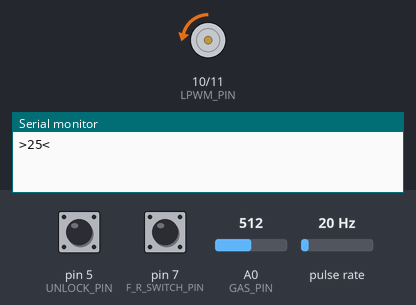
Recording of a program running on a simulated Arduino Uno, built with avr-gcc and run on an emulated ATmega328P. On the bench: motor-driver pin pairs drawn as motors (green arrow = first pin HIGH = forward, orange = second pin HIGH = backward, longer = more drive), the last lines printed to the serial monitor. Wiring (inferred from the names in the program): pulse sensor: data pin 2. The inputs (shaded band) are chosen by the test bench; at power-on: A0 (GAS_PIN) = 512, pin 5 (UNLOCK_PIN) HIGH, pin 7 (F_R_SWITCH_PIN) LOW, pulse rate 20 Hz.

Above: at 1.28 s.
1.3 s: A0 (GAS_PIN) set to 716
4.3 s: A0 (GAS_PIN) set to 230
7.3 s: A0 (GAS_PIN) set to 261
At 8.3 s:
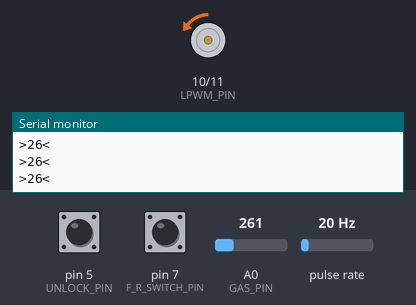
8.9 s: A0 (GAS_PIN) set to 122
At 9.6 s:
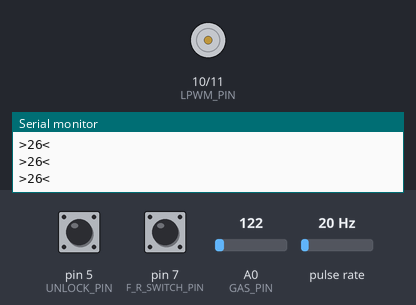
10.4 s: A0 (GAS_PIN) set to 250
At 11.7 s:
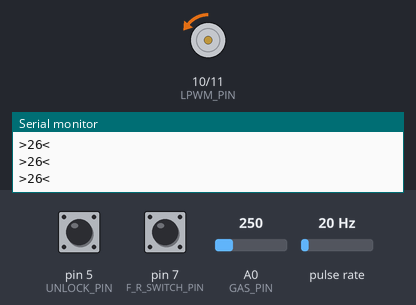
Timing chart, 0 to 12.9 s (numbered marks = the images above; inputs shaded):
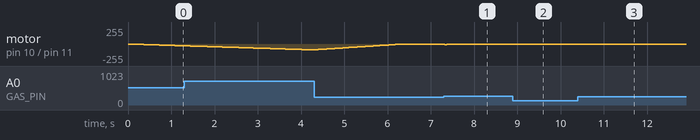

Measured:
- after the input at 7.3 s, motor on pin 10 (LPWM_PIN) / pin 11 (RPWM_PIN): stopped → backward 4/255 at once
- after the input at 8.9 s, motor on pin 10 (LPWM_PIN) / pin 11 (RPWM_PIN): backward 4/255 → stopped at once
- after the input at 10.4 s, motor on pin 10 (LPWM_PIN) / pin 11 (RPWM_PIN): stopped → backward 2/255 after 0.05 s

The program:

main.cpp
```cpp
#include <Arduino.h>

// PIN DEFINITION
#define RPWM_PIN        11  // RPWM Pin of IBT_2 Module (reverse)
#define LPWM_PIN        10  // LPWM Pin of IBT_2 Module (forward)
#define F_R_SWITCH_PIN  7   // Forward/Reverse Switch
#define UNLOCK_PIN      5   // Full Speed Unlock
#define HALL_PIN        2   // Hall Sensor Pin
#define GAS_PIN         A0  // Gas Pedal Pin

// SOFTWARE DEFINES
#define UPPER_ADC_LIMIT 810.0   // Everything over this value will be treated as full speed
#define LOWER_ADC_LIMIT 240.0   // Everything under this value will be treated as no input
#define SPEED_GRADIENT 60       // Higher number => slower acceleration and decelaration
  // safe mode:
#define SAFE_MODE_REVERSE_MAX 50  // max pwm outputs in safe mode
#define SAFE_MODE_FORWARD_MAX 120 // do not use values over 126!
  // calculation values
const double d_wheel = 0.35;      // diameter of the wheel
const double res_hall_perturn = 3; // magnet pairs in hall sensor ring
const int SPEED_0_DELAY = 1000;   // millis delay after measured speed will be set to 0

// GLOBAL VARIABLES
bool forward = true;          // forward or reverse gear engaged?
bool unlocked_mode = false;   // max speed unlocked?
double wheel_circ_res = 0;    // will be calculated at setup (wheel circumference)
volatile double measured_speed = 0; // in km/h
volatile int hall_time_old = 0; // last time hall interrupt was triggered

// FUNCTION DECLARATIONS
uint8_t AdcToSpeed(int adc_value);
void HallTriggered(void);
void SendMeasuredSpeedToRP(void);

void setup() {
  // PIN SETUP
    // OUTPUTS:
  pinMode(RPWM_PIN, OUTPUT);
  pinMode(LPWM_PIN, OUTPUT);
    // INPUTS:
  pinMode(F_R_SWITCH_PIN, INPUT);
  pinMode(UNLOCK_PIN, INPUT);
  pinMode(GAS_PIN, INPUT);
    // INTERRUPTS
  pinMode(HALL_PIN, INPUT_PULLUP);
  attachInterrupt(digitalPinToInterrupt(HALL_PIN),HallTriggered,FALLING);

  // reset PWM Pins
  analogWrite(RPWM_PIN, 0);
  analogWrite(LPWM_PIN, 0);

  // calculate length of wheel circumference over resolution of hall sensor
  wheel_circ_res = PI*d_wheel*1/res_hall_perturn;

  // Open Serial Port to RP
  Serial.begin(9600);
}

void loop() {
  // read out gas pedal
  int adc_value = analogRead(GAS_PIN);
  // convert adc value to ibt_2_pwm value
  uint8_t ibt_2_pwm_output = AdcToSpeed(adc_value);

  // allow major changes (gear / safe mode) only while standing
  if(ibt_2_pwm_output == 0 && measured_speed == 0){
    // read out Forward/Reverse Switch
    forward = digitalRead(F_R_SWITCH_PIN);
    // read out if safe mode is (de-)activated
    unlocked_mode = digitalRead(UNLOCK_PIN);  // high => unlock
  }

  // if safe mode activated
  if(unlocked_mode != true){
    ibt_2_pwm_output = ibt_2_pwm_output/2;  // scale down throttle input
    if(forward){  // cap throttle to max value
      if(ibt_2_pwm_output > SAFE_MODE_FORWARD_MAX){
        ibt_2_pwm_output = SAFE_MODE_FORWARD_MAX;
      }
    }else{
        if(ibt_2_pwm_output > SAFE_MODE_REVERSE_MAX){
        ibt_2_pwm_output = SAFE_MODE_REVERSE_MAX;
      }
    }
  }

  // set PWM to connected motor drivers
  if(forward){
    analogWrite(RPWM_PIN, 0);
    analogWrite(LPWM_PIN, ibt_2_pwm_output);
  }else{
    analogWrite(LPWM_PIN, 0);
    analogWrite(RPWM_PIN, ibt_2_pwm_output);
  }

  // set measured speed to 0, if no interrupt by hall sensor longer than SPEED_0_DELAY in millis
  // reason: if not driving => no information from hall sensor
  int tim = millis();  // get millis since program start
  if((tim - hall_time_old) > SPEED_0_DELAY){
      measured_speed = 0; // reset measured speed
  }

  // send measured speed to RP every x cycles
  static int counter = 0;
  counter++;
  if(counter > 1000){
      SendMeasuredSpeedToRP();
      counter = 0;
  }
}

// Converts adc value to actual pwm output
uint8_t AdcToSpeed(int adc_value){
    // set measured speed to 0, if no interrupt by hall sensor since long time
    int tim = millis();  // get millis since program start
    if((tim - hall_time_old) > SPEED_0_DELAY){
        measured_speed = 0;
    }

  static uint8_t pwm_output = 0;  // pwm output value
  uint8_t input_speed_value = 0;  // adc input value converted to a scale of 0 to 255

  // cut of lower and upper ends of gas pedal, so you can reach stand still and max speed
  if(adc_value >= UPPER_ADC_LIMIT){
      input_speed_value = 255;
  }else if(adc_value <= LOWER_ADC_LIMIT){
      input_speed_value = 0;
  }else{
      double buf = (adc_value-LOWER_ADC_LIMIT)/(UPPER_ADC_LIMIT-LOWER_ADC_LIMIT)*255;
      input_speed_value = (uint8_t) buf;
  }

  // if backwards decrease speed
  if(!forward){
    input_speed_value = input_speed_value/2;
  }

  // input_speed_value now holds a requested input of 0 to 255
  static uint8_t enter_count = 0;  // counts function calls
  enter_count++;

  // slow down the acceleration curve in a non blocking way
  if(enter_count > SPEED_GRADIENT){
    if(input_speed_value < pwm_output){
      pwm_output = pwm_output-2;
      if(pwm_output < 10){
        pwm_output = 0;
      }
    }else if(input_speed_value > pwm_output){
      pwm_output++;
    }
    enter_count = 0;
  }
  return pwm_output;
}

// Interrupt triggered by Hall Sensor
void HallTriggered(){
  int time_new = millis();      // get millis since program start
  int time_diff = time_new - hall_time_old; // calculate time diff to last trigger
  hall_time_old = time_new;     // store new timestamp as last trigger
  measured_speed = wheel_circ_res*3.6*1000/time_diff;  // calculate speed in km/h
}

// Send measured speed via usb to RP in a "formatted" way
void SendMeasuredSpeedToRP(void){
    static int rounded_speed = 0;
    if(measured_speed < 50){ // if value unplausible keep old value
      rounded_speed = (int) measured_speed;
    }
    char message[6];
    snprintf(message, sizeof(message), ">%02d<\n", rounded_speed);
    Serial.print(message);
}
```
